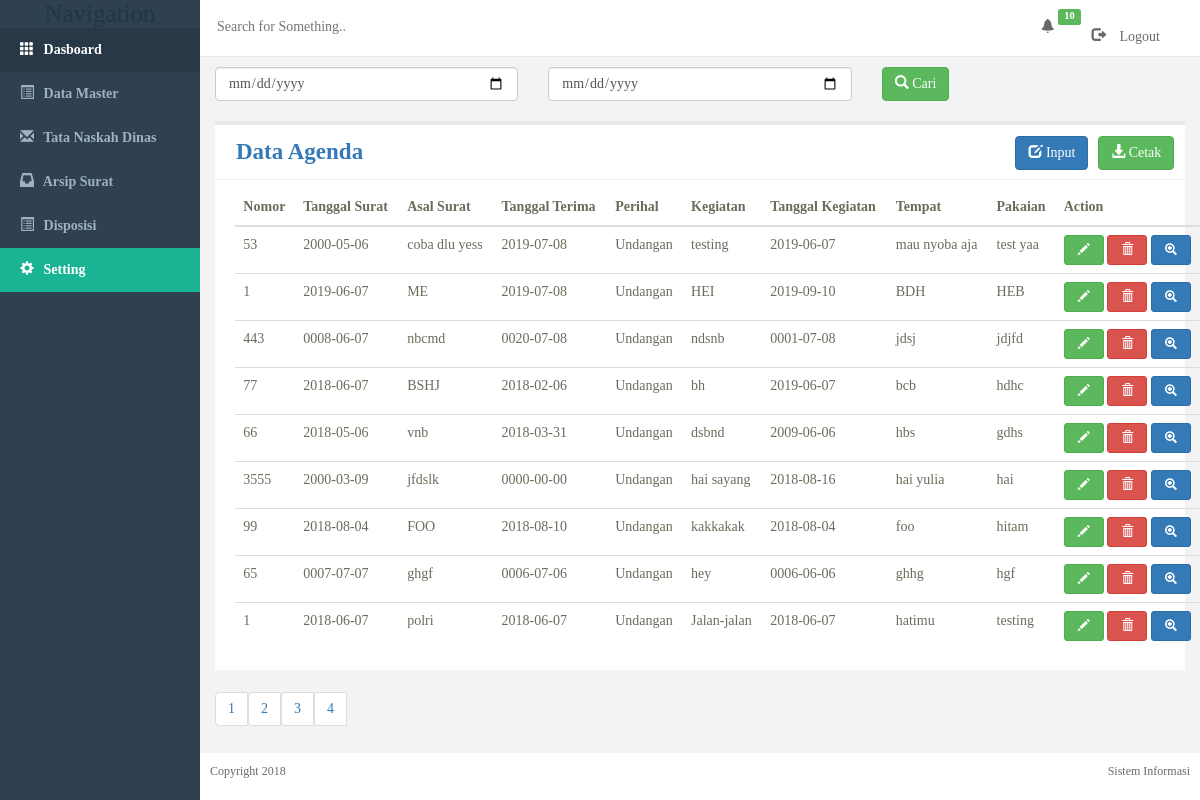
Page /lihatAgenda.php (signed in) on the committed database.
### tables this page shows
CREATE TABLE `agenda` (
  `id` int(11) NOT NULL,
  `nomor` varchar(10) NOT NULL,
  `tgl_surat` date NOT NULL,
  `asal_surat` varchar(25) NOT NULL,
  `tgl_terima` date NOT NULL,
  `perihal` varchar(100) NOT NULL,
  `giat` varchar(100) NOT NULL,
  `tgl_giat` date NOT NULL,
  `tempat` varchar(50) NOT NULL,
  `pakaian` varchar(50) NOT NULL,
  `uploader` varchar(30) NOT NULL,
  `file_agenda` varchar(100) NOT NULL
);

### functions/header.php (called while the page is built, shortened)
<?php
$pdo = new PDO("mysql:host=localhost;dbname=arsip_renmin", 'root', '');
  $new_data = $pdo->query("select * from notifications where read_n=1");
  $count = $new_data->rowCount();
?>

### core/init.php (called while the page is built, shortened)
<?php
require_once "functions/header.php";
?>

### lihatAgenda.php (the view, shortened to what this page needs)
<?php
require_once "core/init.php";
$perPage = 9;
$page = isset($_GET["halaman"]) ? (int)$_GET["halaman"] : 1;
$start = ($page > 1) ? ($page * $perPage) - $perPage : 0;
$articles = "SELECT * FROM agenda ORDER BY id DESC LIMIT $start, $perPage";
$result = mysqli_query($link,"SELECT * FROM agenda ORDER BY id DESC");
$result2 = mysqli_query($link,$articles);
$total = mysqli_num_rows($result);
$pages = ceil($total/$perPage);
?>
<!doctype html>
<html lang="en">
  <head>
    <link rel="stylesheet" href="vendor/bootstrap-3.3.7-dist/css/bootstrap.min.css">
    <link rel="stylesheet" type="text/css" href="vendor/admin/css/default.css">
  </head>
  <body>
    <div class="container-fluid display-table">
      <div class="row display-table-row">
        <?php require_once 'sidemenu.php'; ?>
        <div class="col-md-10 col-sm-11 display-table-cell  valign-top">
          <div class="row">
            <header id="nav-header" class="clearfix">
              <div class="col-md-5">
              <form action="cari_agenda.php" method="get">
                <input type="text" name="cari" class="hidden-sn hidden-xs" id="header-search-field" placeholder="Search for Something..">
              </form>
              </div>
               <div class="col-md-7">
                <ul>
                  <div class="dropdown pull-right">
                  <li class="fixed-width">
                   <button class="dropbtn "><span class="glyphicon glyphicon-bell" id="notif"></span></button>
                         <span class="label label-success"><?php echo "$count"; ?></span>
                  </li>
                </div>
               </ul>
             </div>
                  <li id="logout" class="pull-right">
                    <a href="logout.php" class="logout">
                        <span class="glyphicon glyphicon-log-out"><span>
                        Logout
                    </a>
                  </li>
            </header>
        </div>
        <form action="cari_agenda_tgl.php" method="get">
        <div class="row" id="caridata">
          <div class="col-sm-4"> <input type="date" class="form-control" name="tgl_surat_mulai" placeholder="Tanggal Mulai" required> </div>
          <div class="col-sm-4"> <input type="date" class="form-control" name="tgl_surat_selesai" placeholder="Tanggal Selesai" required></div>
           <div class="col-sm-4">  <button type="submit" class="btn btn-success" id="btncari"> <span class="glyphicon glyphicon-search"></span> Cari  </button>  </div>
        </div>
      </form>
         <div id="content">
            <nav id="navbar-example" class="navbar navbar-light bg-light">
              <header>
                <a href="cetakAgenda.php"> <button type="submit" class="btn btn-success pull-right"  name="submit" value="Cetak Data" id="btncetak"> <span class="glyphicon glyphicon-download-alt"></span> Cetak  </button> </a>
                 <?php if($_SESSION['status'] == 1
                    || $_SESSION['status'] == 0  || $_SESSION['status'] == 3  ): ?><a href="inputAgenda.php">  <button type="submit" class="btn btn-primary pull-right"  name="submit" value="Input Data" id="btninput"> <span class="glyphicon glyphicon-edit"></span> Input </button></a>
                  <?php endif;  ?>
                <p class="page_title"><a href="lihatAgenda.php"> Data Agenda </a>  </p>
              </header>
            <table class="table table-hover">
              <thead>
                  <tr>
                    <th scope="col">Nomor</th>
                    <th scope="col">Tanggal Surat</th>
                    <th scope="col">Asal Surat</th>
                    <th scope="col">Tanggal Terima</th>
                    <th scope="col">Perihal</th>
                    <th scope="col">Kegiatan</th>
                    <th scope="col">Tanggal Kegiatan</th>
                    <th scope="col">Tempat</th>
                    <th scope="col">Pakaian</th>
                    <th scope="col">Action</th>
                  </tr>
              </thead>
              <tbody>
              <?php while($row = mysqli_fetch_assoc($result2)): ?>
                <tr>
                  <td><?=  $row ['nomor'] ?></td>
                  <td><?=  $row ['tgl_surat'] ?></td>
                  <td><?=  $row ['asal_surat'] ?></td>
                  <td><?=  $row ['tgl_terima'] ?></td>
                  <td><?=  $row ['perihal'] ?></td>
                  <td><?=  $row ['giat'] ?></td>
                  <td><?=  $row ['tgl_giat'] ?></td>
                  <td><?=  $row ['tempat'] ?></td>
                  <td><?=  $row ['pakaian'] ?></td>
                  <td>
                   <?php if($_SESSION['status'] == 1
                    || $_SESSION['status'] == 0
                 ): ?>
                   <a href="editAgenda.php?id=<?php echo $row['id']; ?>"> <button class="btn btn-success btn-xs" id="edit"> <span class="glyphicon glyphicon-pencil"></span></button></a>
                   <a href="hapusAgenda.php?id=<?php echo $row['id']; ?>" onClick="return confirm('Apakah Anda Yakin Ingin Menghapus Data?')"><button class="btn btn-danger btn-xs" id="hapus"> <span class="glyphicon glyphicon-trash"></span></button></a>
                   <a href="detailAgenda.php?id=<?php echo $row['id']; ?>"> <button class="btn btn-primary btn-xs" id="edit"> <span class="glyphicon glyphicon-zoom-in"></span></button></a>
                  <?php endif;  ?>
                 </td>
                </tr>
              <?php endwhile; ?>
              </tbody>
            </table>
          </nav>
         </div>
         <nav aria-label="..." class="pagi">
          <ul class="pagination">
            <li class="page-item"> <?php for($i=1; $i<=$pages; $i++){ ?><a  href="?halaman=<?php echo $i; ?>"> <?php echo $i; ?> <?php } ?></li>
          </ul>
        </nav>
        <?php require_once 'footer.php'; ?>
  </body>
  </body>
</html>

### lihatAgenda.php (style rules this page uses)
.table-hover { margin-left: 2%; margin-top: 1%; }
#edit { width: 40px; height: 30px; }
#hapus { width: 40px; height: 30px; }
#btninput { margin-right: 1%; }
#btncetak { margin-right: 1%; }
.pagi { margin-bottom: 2%; margin-top: -5%; }
#caridata { margin-top: 1%; }
.dropbtn { background-color: white; color: grey; font-size: 14px; border: none; cursor: pointer; }
.dropdown { position: relative; display: inline-block; margin-right: 19%; }
#logout { list-style-type: none; margin-top: -3%; margin-right: 4%; }

### rows in the picture
agenda: nomor "53", tgl_surat "2000-05-06", asal_surat "coba dlu yess", tgl_terima "2019-07-08", perihal "Undangan", giat "testing", tgl_giat "2019-06-07", tempat "mau nyoba aja", pakaian "test yaa"
agenda: nomor "1", tgl_surat "2019-06-07", asal_surat "ME", tgl_terima "2019-07-08", perihal "Undangan", giat "HEI", tgl_giat "2019-09-10", tempat "BDH", pakaian "HEB"
agenda: nomor "443", tgl_surat "0008-06-07", asal_surat "nbcmd", tgl_terima "0020-07-08", perihal "Undangan", giat "ndsnb", tgl_giat "0001-07-08", tempat "jdsj", pakaian "jdjfd"
agenda: nomor "77", tgl_surat "2018-06-07", asal_surat "BSHJ", tgl_terima "2018-02-06", perihal "Undangan", giat "bh", tgl_giat "2019-06-07", tempat "bcb", pakaian "hdhc"
agenda: nomor "66", tgl_surat "2018-05-06", asal_surat "vnb", tgl_terima "2018-03-31", perihal "Undangan", giat "dsbnd", tgl_giat "2009-06-06", tempat "hbs", pakaian "gdhs"
agenda: nomor "3555", tgl_surat "2000-03-09", asal_surat "jfdslk", tgl_terima "0000-00-00", perihal "Undangan", giat "hai sayang", tgl_giat "2018-08-16", tempat "hai yulia", pakaian "hai"
agenda: nomor "99", tgl_surat "2018-08-04", asal_surat "FOO", tgl_terima "2018-08-10", perihal "Undangan", giat "kakkakak", tgl_giat "2018-08-04", tempat "foo", pakaian "hitam"
agenda: nomor "65", tgl_surat "0007-07-07", asal_surat "ghgf", tgl_terima "0006-07-06", perihal "Undangan", giat "hey", tgl_giat "0006-06-06", tempat "ghhg", pakaian "hgf"
agenda: nomor "1", tgl_surat "2018-06-07", asal_surat "polri", tgl_terima "2018-06-07", perihal "Undangan", giat "Jalan-jalan", tgl_giat "2018-06-07", tempat "hatimu", pakaian "testing"

### other values in the picture
$count "10"
